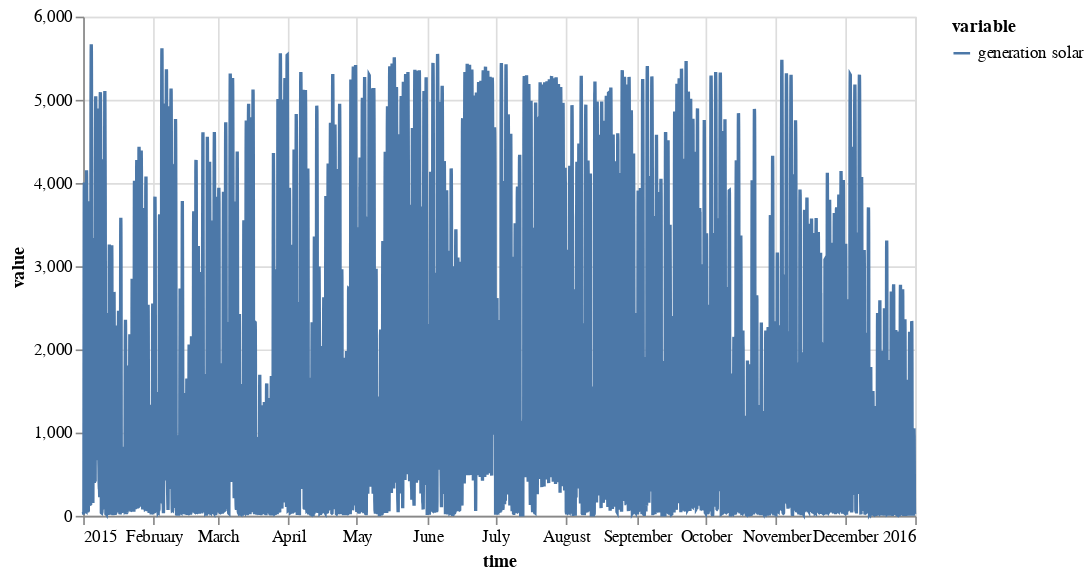

The code cell stored with this chart in its notebook:
### Markdown cell above
#### Univariate TimeSeries

### Code cell
plot(ts_uni)

### Figure 1 — Vega specification as saved in the notebook (floating-point values rounded to 4 significant figures; data arrays with more than 128 entries replaced by an {"elided": "..."} marker saying what was removed)
{"$schema": "https://vega.github.io/schema/vega/v5.json", "data": [{"name": "source_0", "values": {"elided": "8761 records"}, "transform": [{"type": "formula", "expr": "toDate(datum['time'])", "as": "time"}]}, {"name": "source_0_y_domain_value", "values": [{"min": 12.0, "max": 5668.0}]}, {"name": "source_0_color_domain_variable", "values": [{"variable": "generation solar"}]}], "marks": [{"type": "group", "name": "pathgroup", "from": {"facet": {"data": "source_0", "name": "faceted_path_main", "groupby": ["variable"]}}, "encode": {"update": {"width": {"field": {"signal": null, "datum": null, "group": "width", "parent": null}}, "height": {"field": {"signal": null, "datum": null, "group": "height", "parent": null}}}}, "marks": [{"type": "line", "name": "marks", "from": {"data": "faceted_path_main"}, "sort": {"field": "datum[\"time\"]"}, "encode": {"update": {"defined": {"signal": "isValid(datum[\"time\"]) && isFinite(+datum[\"time\"]) && isValid(datum[\"value\"]) && isFinite(+datum[\"value\"])"}, "description": {"signal": "\"time: \" + (timeFormat(datum[\"time\"], '%b %d, %Y')) + \"; value: \" + (format(datum[\"value\"], \"\")) + \"; variable: \" + (isValid(datum[\"variable\"]) ? datum[\"variable\"] : \"\"+datum[\"variable\"])"}, "stroke": {"field": "variable", "scale": "color"}, "y": {"field": "value", "scale": "y"}, "x": {"field": "time", "scale": "x"}}}, "style": ["line"]}]}], "scales": [{"name": "x", "type": "time", "domain": {"data": "source_0", "field": "time"}, "range": [0, {"signal": "width"}]}, {"name": "y", "type": "linear", "domain": [{"signal": "(data(\"source_0_y_domain_value\")[0] || {}).min"}, {"signal": "(data(\"source_0_y_domain_value\")[0] || {}).max"}], "range": [{"signal": "height"}, 0], "nice": true, "zero": true}, {"name": "color", "type": "ordinal", "domain": {"data": "source_0_color_domain_variable", "field": "variable", "sort": true}, "range": "category"}], "axes": [{"scale": "x", "grid": true, "aria": false, "zindex": 0, "ticks": false, "minExtent": 0, "orient": "bottom", "gridScale": "y", "tickCount": {"signal": "ceil(width/40)"}, "domain": false, "labels": false, "maxExtent": 0}, {"scale": "y", "maxExtent": 0, "ticks": false, "gridScale": "x", "zindex": 0, "tickCount": {"signal": "ceil(height/40)"}, "labels": false, "orient": "left", "grid": true, "aria": false, "domain": false, "minExtent": 0}, {"scale": "x", "orient": "bottom", "grid": false, "labelOverlap": true, "tickCount": {"signal": "ceil(width/40)"}, "zindex": 0, "labelFlush": true, "title": "time"}, {"scale": "y", "tickCount": {"signal": "ceil(height/40)"}, "labelOverlap": true, "orient": "left", "zindex": 0, "grid": false, "title": "value"}], "style": "cell", "background": "white", "legends": [{"stroke": "color", "symbolType": "stroke", "title": "variable"}], "padding": 5, "width": 500, "height": 300}
